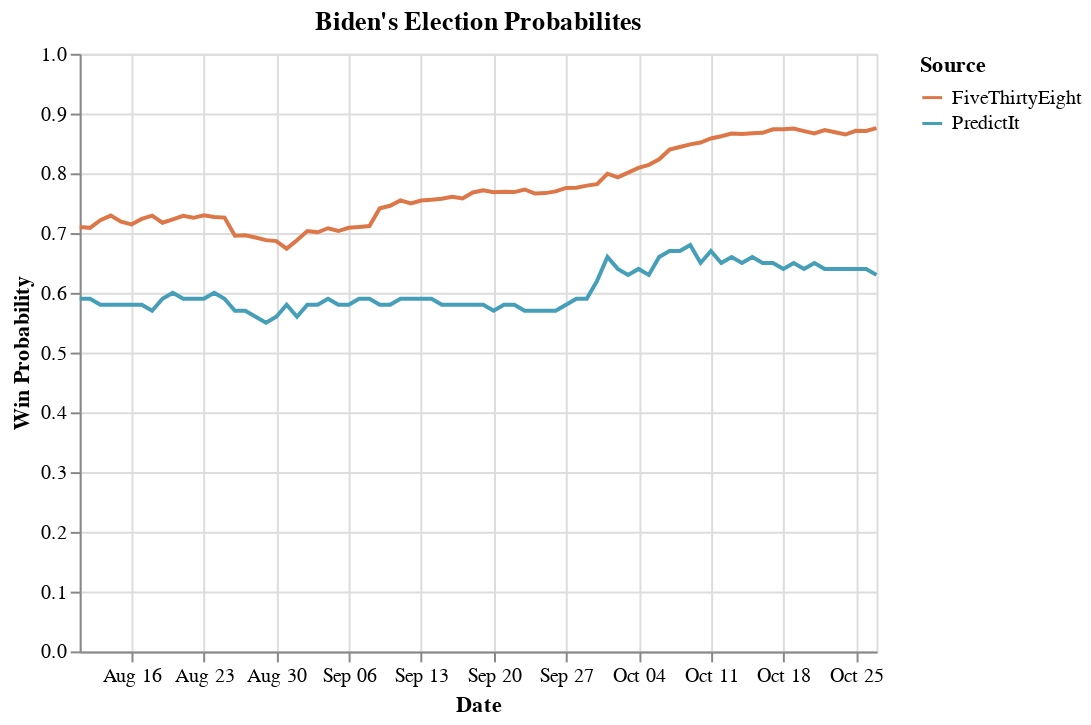

Notebook source saved alongside this figure:
### Code cell
#hide_input
alt.Chart(merged_biden).mark_line().encode(
    x='Date',
    y=alt.Y('Win Probability',
        scale=alt.Scale(domain=[0,1])
    ),
    color=alt.Color('Source',
                   scale=alt.Scale(
                       domain=['FiveThirtyEight', 'PredictIt'],
                       range=['rgb(222,119,72)', 'rgb(70,159,184'])),   
    tooltip=['Date', "Source", "Win Probability"], 
).properties(
    title = "Biden's Election Probabilites"
)

### Figure 1 — Vega-Lite specification as saved in the notebook (floating-point values rounded to 4 significant figures; data arrays with more than 128 entries replaced by an {"elided": "..."} marker saying what was removed)
{"usermeta": {"embedOptions": {"theme": "fivethirtyeight"}}, "config": {"view": {"continuousWidth": 400, "continuousHeight": 300}}, "data": {"name": "data-9daf686285eed43144f7d02bf98ed9d8"}, "mark": "line", "encoding": {"color": {"type": "nominal", "field": "Source", "scale": {"domain": ["FiveThirtyEight", "PredictIt"], "range": ["rgb(222,119,72)", "rgb(70,159,184"]}}, "tooltip": [{"type": "temporal", "field": "Date"}, {"type": "nominal", "field": "Source"}, {"type": "quantitative", "field": "Win Probability"}], "x": {"type": "temporal", "field": "Date"}, "y": {"type": "quantitative", "field": "Win Probability", "scale": {"domain": [0, 1]}}}, "title": "Biden's Election Probabilites", "$schema": "https://vega.github.io/schema/vega-lite/v4.8.1.json", "datasets": {"data-9daf686285eed43144f7d02bf98ed9d8": {"elided": "156 records"}}}
